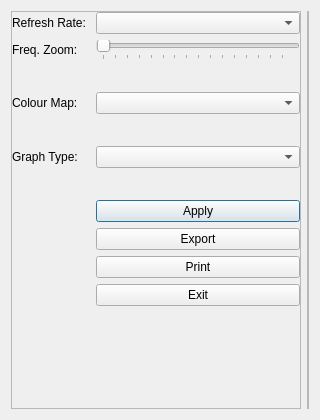
<?xml version="1.0" encoding="UTF-8"?>
<ui version="4.0">
 <class>SpectroDialog</class>
 <widget class="QDialog" name="SpectroDialog">
  <property name="geometry">
   <rect>
    <x>0</x>
    <y>0</y>
    <width>320</width>
    <height>420</height>
   </rect>
  </property>
  <property name="sizePolicy">
   <sizepolicy hsizetype="MinimumExpanding" vsizetype="MinimumExpanding">
    <horstretch>0</horstretch>
    <verstretch>0</verstretch>
   </sizepolicy>
  </property>
  <property name="minimumSize">
   <size>
    <width>320</width>
    <height>420</height>
   </size>
  </property>
  <property name="windowTitle">
   <string>(Spectro)graph Controls</string>
  </property>
  <layout class="QHBoxLayout" name="horizontalLayout">
   <item>
    <widget class="QFrame" name="frame_spectro_controls">
     <property name="frameShape">
      <enum>QFrame::StyledPanel</enum>
     </property>
     <property name="frameShadow">
      <enum>QFrame::Raised</enum>
     </property>
     <layout class="QFormLayout" name="formLayout">
      <property name="leftMargin">
       <number>0</number>
      </property>
      <property name="topMargin">
       <number>0</number>
      </property>
      <property name="rightMargin">
       <number>0</number>
      </property>
      <property name="bottomMargin">
       <number>0</number>
      </property>
      <item row="0" column="0">
       <widget class="QLabel" name="label_timing">
        <property name="text">
         <string>Refresh Rate: </string>
        </property>
       </widget>
      </item>
      <item row="0" column="1">
       <widget class="QComboBox" name="comboBox_timing">
        <property name="toolTip">
         <string>This determines how often the spectrogram / waterfall is refreshed.</string>
        </property>
       </widget>
      </item>
      <item row="1" column="0">
       <widget class="QLabel" name="label_freq_zoom">
        <property name="text">
         <string>Freq. Zoom: </string>
        </property>
       </widget>
      </item>
      <item row="1" column="1">
       <widget class="QSlider" name="horizontalSlider_freq_zoom">
        <property name="enabled">
         <bool>false</bool>
        </property>
        <property name="toolTip">
         <string>Control the 'zoom' level of the spectrogram / waterfall.</string>
        </property>
        <property name="maximum">
         <number>254</number>
        </property>
        <property name="pageStep">
         <number>8</number>
        </property>
        <property name="value">
         <number>0</number>
        </property>
        <property name="orientation">
         <enum>Qt::Horizontal</enum>
        </property>
        <property name="tickPosition">
         <enum>QSlider::TicksBelow</enum>
        </property>
        <property name="tickInterval">
         <number>16</number>
        </property>
       </widget>
      </item>
      <item row="2" column="0">
       <spacer name="horizontalSpacer">
        <property name="orientation">
         <enum>Qt::Horizontal</enum>
        </property>
        <property name="sizeHint" stdset="0">
         <size>
          <width>40</width>
          <height>20</height>
         </size>
        </property>
       </spacer>
      </item>
      <item row="2" column="1">
       <spacer name="horizontalSpacer_2">
        <property name="orientation">
         <enum>Qt::Horizontal</enum>
        </property>
        <property name="sizeHint" stdset="0">
         <size>
          <width>40</width>
          <height>20</height>
         </size>
        </property>
       </spacer>
      </item>
      <item row="3" column="0">
       <widget class="QLabel" name="labelcontrol_colour">
        <property name="text">
         <string>Colour Map: </string>
        </property>
       </widget>
      </item>
      <item row="3" column="1">
       <widget class="QComboBox" name="comboBox_colour_map">
        <property name="toolTip">
         <string>Control how the data is represented on the spectrogram / waterfall.</string>
        </property>
       </widget>
      </item>
      <item row="4" column="0">
       <spacer name="horizontalSpacer_10">
        <property name="orientation">
         <enum>Qt::Horizontal</enum>
        </property>
        <property name="sizeHint" stdset="0">
         <size>
          <width>40</width>
          <height>20</height>
         </size>
        </property>
       </spacer>
      </item>
      <item row="4" column="1">
       <spacer name="horizontalSpacer_9">
        <property name="orientation">
         <enum>Qt::Horizontal</enum>
        </property>
        <property name="sizeHint" stdset="0">
         <size>
          <width>40</width>
          <height>20</height>
         </size>
        </property>
       </spacer>
      </item>
      <item row="5" column="0">
       <widget class="QLabel" name="label_graph_to_display">
        <property name="text">
         <string>Graph Type: </string>
        </property>
       </widget>
      </item>
      <item row="5" column="1">
       <widget class="QComboBox" name="comboBox_graph_to_display">
        <property name="toolTip">
         <string>The type of spectrograph to display!</string>
        </property>
       </widget>
      </item>
      <item row="6" column="0">
       <spacer name="horizontalSpacer_3">
        <property name="orientation">
         <enum>Qt::Horizontal</enum>
        </property>
        <property name="sizeHint" stdset="0">
         <size>
          <width>40</width>
          <height>20</height>
         </size>
        </property>
       </spacer>
      </item>
      <item row="6" column="1">
       <spacer name="horizontalSpacer_4">
        <property name="orientation">
         <enum>Qt::Horizontal</enum>
        </property>
        <property name="sizeHint" stdset="0">
         <size>
          <width>40</width>
          <height>20</height>
         </size>
        </property>
       </spacer>
      </item>
      <item row="7" column="0">
       <spacer name="horizontalSpacer_5">
        <property name="orientation">
         <enum>Qt::Horizontal</enum>
        </property>
        <property name="sizeHint" stdset="0">
         <size>
          <width>40</width>
          <height>20</height>
         </size>
        </property>
       </spacer>
      </item>
      <item row="7" column="1">
       <widget class="QPushButton" name="pushButton_apply">
        <property name="toolTip">
         <string>Apply the current state of your settings.</string>
        </property>
        <property name="text">
         <string>Apply</string>
        </property>
       </widget>
      </item>
      <item row="8" column="0">
       <spacer name="horizontalSpacer_12">
        <property name="orientation">
         <enum>Qt::Horizontal</enum>
        </property>
        <property name="sizeHint" stdset="0">
         <size>
          <width>40</width>
          <height>20</height>
         </size>
        </property>
       </spacer>
      </item>
      <item row="8" column="1">
       <widget class="QPushButton" name="pushButton_export_graph">
        <property name="toolTip">
         <string>Export the spectrograph / waterfall and its internal data.</string>
        </property>
        <property name="text">
         <string>Export</string>
        </property>
        <property name="autoRepeatDelay">
         <number>2000</number>
        </property>
       </widget>
      </item>
      <item row="9" column="0">
       <spacer name="horizontalSpacer_8">
        <property name="orientation">
         <enum>Qt::Horizontal</enum>
        </property>
        <property name="sizeHint" stdset="0">
         <size>
          <width>40</width>
          <height>20</height>
         </size>
        </property>
       </spacer>
      </item>
      <item row="9" column="1">
       <widget class="QPushButton" name="pushButton_print_graph">
        <property name="toolTip">
         <string>Internally capture an image of the (spectro)graph and send it to the printer.</string>
        </property>
        <property name="text">
         <string>Print</string>
        </property>
       </widget>
      </item>
      <item row="10" column="0">
       <spacer name="horizontalSpacer_7">
        <property name="orientation">
         <enum>Qt::Horizontal</enum>
        </property>
        <property name="sizeHint" stdset="0">
         <size>
          <width>40</width>
          <height>20</height>
         </size>
        </property>
       </spacer>
      </item>
      <item row="10" column="1">
       <widget class="QPushButton" name="pushButton_exit">
        <property name="toolTip">
         <string>Exit just this dialog window.</string>
        </property>
        <property name="text">
         <string>Exit</string>
        </property>
       </widget>
      </item>
     </layout>
    </widget>
   </item>
   <item>
    <widget class="QFrame" name="frame_spectro_sliders">
     <property name="frameShape">
      <enum>QFrame::StyledPanel</enum>
     </property>
     <property name="frameShadow">
      <enum>QFrame::Raised</enum>
     </property>
     <layout class="QVBoxLayout" name="verticalLayout">
      <property name="leftMargin">
       <number>0</number>
      </property>
      <property name="topMargin">
       <number>0</number>
      </property>
      <property name="rightMargin">
       <number>0</number>
      </property>
      <property name="bottomMargin">
       <number>0</number>
      </property>
     </layout>
    </widget>
   </item>
  </layout>
 </widget>
 <resources/>
 <connections/>
</ui>
